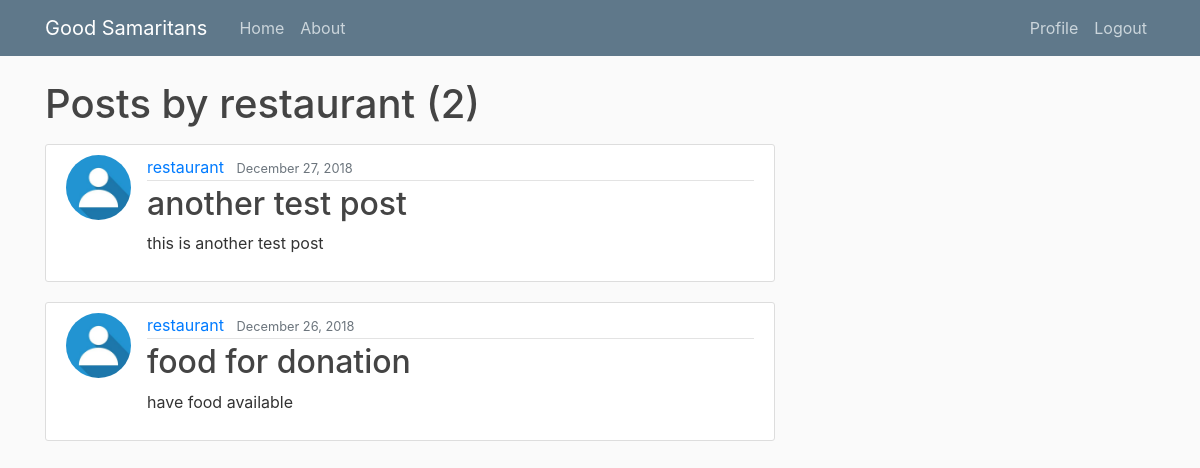
/user/restaurant (signed in), run on the app's committed database.
### blog/models.py (models this page shows, shortened)
class Post(models.Model):
    title = models.CharField(max_length=100)
    content = models.TextField()
    date_posted = models.DateTimeField(default=timezone.now)
    author = models.ForeignKey(User, on_delete=models.CASCADE)

### users/models.py (models this page shows, shortened)
class Profile(models.Model):
    user = models.OneToOneField(User, on_delete=models.CASCADE) #on delete: when user is deleted, delete profile / when profile is deleted, do not delete user
    image = models.ImageField(default='default.jpg',upload_to='profile_pics')

### blog/views.py (the view)
# urls.py: path('user/<str:username>', UserPostListView.as_view(), name='user-posts'),
class UserPostListView(ListView):
    model = Post
    template_name = 'blog/user_posts.html'
    context_object_name = 'posts'
    paginate_by = 5
    def get_queryset(self):
        user = get_object_or_404(User, username=self.kwargs.get('username'))
        return Post.objects.filter(author=user).order_by('-date_posted')

### blog/templates/blog/user_posts.html (shortened to what this page needs)
{% extends "blog/base.html" %}
{% block content %}
    <h1 class="mb-3">Posts by {{ view.kwargs.username }} ({{ page_obj.paginator.count }})</h1>
    {% for post in posts %}
        <article class="media content-section">
          <img class="rounded-circle article-img" src="{{ post.author.profile.image.url }}">
          <div class="media-body">
            <div class="article-metadata">
              <a class="mr-2" href="{% url 'user-posts' post.author.username %}">{{ post.author }}</a>
              <small class="text-muted">{{ post.date_posted|date:"F d, Y" }}</small>
            </div>
            <h2><a class="article-title" href="{% url 'post-detail' post.id %}">{{ post.title }}</a></h2>
            <p class="article-content">{{ post.content }}</p>
          </div>
        </article>
    {% endfor %}
{% endblock content %}

### blog/static/blog/main.css (style rules this page uses)
body { background: #fafafa; color: #333333; margin-top: 5rem; }
h1, h2, h3, h4, h5, h6 { color: #444444; }
.content-section { background: #ffffff; padding: 10px 20px; border: 1px solid #dddddd; border-radius: 3px; margin-bottom: 20px; }
.article-title { color: #444444; }
.article-content { white-space: pre-line; }
.article-img { height: 65px; width: 65px; margin-right: 16px; }
.article-metadata { padding-bottom: 1px; margin-bottom: 4px; border-bottom: 1px solid #e3e3e3 }

### data on the page
Post: author.profile.image (placeholder picture), author "restaurant", date_posted "December 27, 2018", title "another test post", content "this is another test post"
Post: author.profile.image (placeholder picture), author "restaurant", date_posted "December 26, 2018", title "food for donation", content "have food available"

### other printed values
{{ view.kwargs.username }} "restaurant"
{{ page_obj.paginator.count }} "2"
